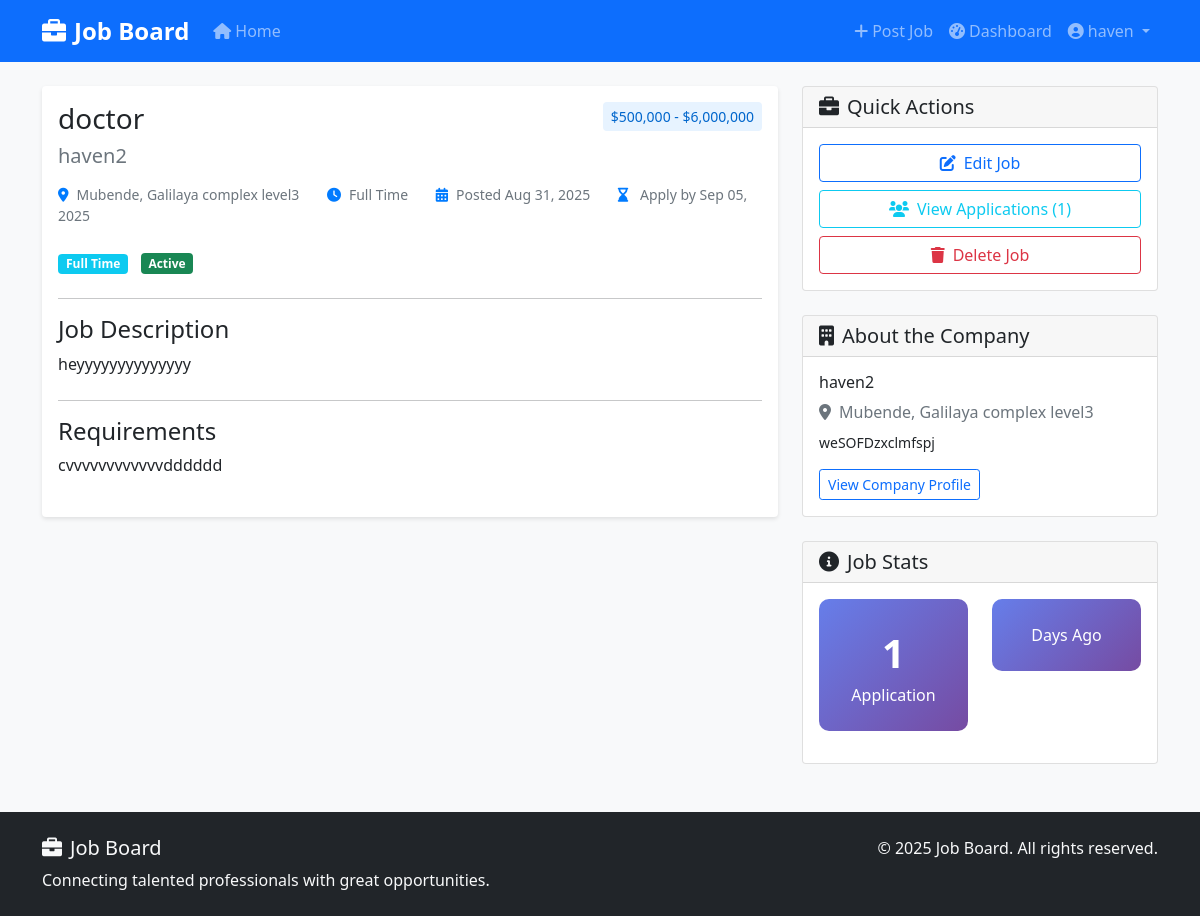
The app's page /job/2/ (signed in) with its own data.
### jobs/models.py (models this page shows, shortened)
class Job(models.Model):
    employer = models.ForeignKey(User, on_delete=models.CASCADE, related_name='jobs')
    title = models.CharField(max_length=200)
    company_name = models.CharField(max_length=200)
    description = models.TextField()
    requirements = models.TextField()
    location = models.CharField(max_length=200)
    salary_min = models.DecimalField(max_digits=10, decimal_places=2, blank=True, null=True)
    salary_max = models.DecimalField(max_digits=10, decimal_places=2, blank=True, null=True)
    job_type = models.CharField(max_length=20, choices=JOB_TYPE_CHOICES, default='full_time')
    is_active = models.BooleanField(default=True)
    created_at = models.DateTimeField(auto_now_add=True)
    updated_at = models.DateTimeField(auto_now=True)
    deadline = models.DateTimeField(blank=True, null=True)
    class Meta:
        ordering = ['-created_at']
    def get_salary_range(self):
        if self.salary_min and self.salary_max:
            return f"${self.salary_min:,.0f} - ${self.salary_max:,.0f}"
        elif self.salary_min:
            return f"From ${self.salary_min:,.0f}"
        elif self.salary_max:
            return f"Up to ${self.salary_max:,.0f}"
        return "Salary not specified"
    def is_deadline_passed(self):
        if self.deadline:
            return timezone.now() > self.deadline
        return False
    def applications_count(self):
        return self.applications.count()

### accounts/models.py (models this page shows, shortened)
class EmployerProfile(models.Model):
    user = models.OneToOneField(User, on_delete=models.CASCADE)
    company_name = models.CharField(max_length=200)
    company_description = models.TextField()
    location = models.CharField(max_length=200)
    website = models.URLField(blank=True, null=True)
    contact_email = models.EmailField()
    phone_number = models.CharField(max_length=20, blank=True, null=True)
    logo = models.ImageField(upload_to='company_logos/', blank=True, null=True)
    created_at = models.DateTimeField(auto_now_add=True)
    updated_at = models.DateTimeField(auto_now=True)

### jobs/views.py (the view)
# urls.py: path('job/<int:pk>/', views.job_detail, name='job_detail'),
def job_detail(request, pk):
    job = get_object_or_404(Job, pk=pk, is_active=True)
    user_has_applied = False
    if request.user.is_authenticated:
        user_has_applied = Application.objects.filter(
            job=job,
            applicant=request.user
        ).exists()
    context = {
        'job': job,
        'user_has_applied': user_has_applied,
    }
    return render(request, 'jobs/job_detail.html', context)

### templates/jobs/job_detail.html (shortened to what this page needs)
{% extends 'base.html' %}
{% block content %}
<div class="row">
    <div class="col-lg-8">
        <div class="card job-card mb-4">
            <div class="card-body">
                <div class="d-flex justify-content-between align-items-start mb-3">
                    <div>
                        <h1 class="h3 mb-2">{{ job.title }}</h1>
                        <h2 class="h5 company-name mb-0">{{ job.company_name }}</h2>
                    </div>
                    {% if job.salary_min or job.salary_max %}
                        <div class="salary-range">
                            {{ job.get_salary_range }}
                        </div>
                    {% endif %}
                </div>
                <div class="job-meta mb-4">
                    <span class="me-4">
                        <i class="fas fa-map-marker-alt"></i>{{ job.location }}
                    </span>
                    <span class="me-4">
                        <i class="fas fa-clock"></i>{{ job.get_job_type_display }}
                    </span>
                    <span class="me-4">
                        <i class="fas fa-calendar-alt"></i>Posted {{ job.created_at|date:"M d, Y" }}
                    </span>
                    {% if job.deadline %}
                        <span class="me-4 {% if job.is_deadline_passed %}text-danger{% endif %}">
                            <i class="fas fa-hourglass-end"></i>
                            {% if job.is_deadline_passed %}
                                Deadline passed ({{ job.deadline|date:"M d, Y" }})
                            {% else %}
                                Apply by {{ job.deadline|date:"M d, Y" }}
                            {% endif %}
                        </span>
                    {% endif %}
                </div>
                <div class="mb-4">
                    <span class="badge bg-info job-type-badge me-2">
                        {{ job.get_job_type_display }}
                    </span>
                    {% if job.is_active %}
                        <span class="badge bg-success">Active</span>
                    {% else %}
                        <span class="badge bg-secondary">Inactive</span>
                    {% endif %}
                </div>
                <hr>
                <div class="mb-4">
                    <h4>Job Description</h4>
                    <div class="text-break">
                        {{ job.description|linebreaks }}
                    </div>
                </div>
                <hr>
                <div class="mb-4">
                    <h4>Requirements</h4>
                    <div class="text-break">
                        {{ job.requirements|linebreaks }}
                    </div>
                </div>
            </div>
        </div>
    </div>
    <div class="col-lg-4">
        <div class="card mb-4">
            <div class="card-header">
                <h5 class="mb-0"><i class="fas fa-briefcase me-2"></i>Quick Actions</h5>
            </div>
            <div class="card-body">
                {% if user.is_authenticated %}
                    {% if job.employer == user %}
                        <div class="d-grid gap-2">
                            <a href="{% url 'edit_job' job.pk %}" class="btn btn-outline-primary">
                                <i class="fas fa-edit me-2"></i>Edit Job
                            </a>
                            <a href="{% url 'job_applications' job.pk %}" class="btn btn-outline-info">
                                <i class="fas fa-users me-2"></i>View Applications ({{ job.applications_count }})
                            </a>
                            <a href="{% url 'delete_job' job.pk %}" class="btn btn-outline-danger">
                                <i class="fas fa-trash me-2"></i>Delete Job
                            </a>
                        </div>
                    {% else %}
                        <div class="alert alert-info">
                            Only job seekers can apply for jobs. <a href="{% url 'create_job_seeker_profile' %}">Create a job seeker profile</a> to apply.
                        </div>
                    {% endif %}
                {% else %}
                    <div class="alert alert-info">
                        <a href="{% url 'login' %}">Sign in</a> or <a href="{% url 'register' %}">create an account</a> to apply for this job.
                    </div>
                {% endif %}
            </div>
        </div>
        <div class="card mb-4">
            <div class="card-header">
                <h5 class="mb-0"><i class="fas fa-building me-2"></i>About the Company</h5>
            </div>
            <div class="card-body">
                <h6>{{ job.company_name }}</h6>
                <p class="text-muted mb-2">
                    <i class="fas fa-map-marker-alt me-2"></i>{{ job.location }}
                </p>
                {% if job.employer.employerprofile %}
                    <p class="small">{{ job.employer.employerprofile.company_description|truncatewords:20 }}</p>
                    <a href="{% url 'employer_profile_detail' job.employer.employerprofile.pk %}" class="btn btn-sm btn-outline-primary">
                        View Company Profile
                    </a>
                {% endif %}
            </div>
        </div>
        <div class="card">
            <div class="card-header">
                <h5 class="mb-0"><i class="fas fa-info-circle me-2"></i>Job Stats</h5>
            </div>
            <div class="card-body">
                <div class="row text-center">
                    <div class="col-6">
                        <div class="stat-card bg-primary text-white">
                            <div class="stat-number">{{ job.applications_count }}</div>
                            <div>Application{{ job.applications_count|pluralize }}</div>
                        </div>
                    </div>
                    <div class="col-6">
                        <div class="stat-card bg-info text-white">
                            <div>Days Ago</div>
                        </div>
                    </div>
                </div>
            </div>
        </div>
    </div>
</div>
{% endblock %}

### templates/base.html (shortened to what this page needs)
<!DOCTYPE html>
<html lang="en">
<head>
    <link href="https://cdn.jsdelivr.net/npm/bootstrap@5.1.3/dist/css/bootstrap.min.css" rel="stylesheet">
    <link rel="stylesheet" href="https://cdnjs.cloudflare.com/ajax/libs/font-awesome/6.0.0/css/all.min.css">
    {% load static %}
    <link rel="stylesheet" href="{% static 'css/style.css' %}">
</head>
<body>
    <nav class="navbar navbar-expand-lg navbar-dark bg-primary">
        <div class="container">
            <a class="navbar-brand fw-bold" href="{% url 'home' %}">
                <i class="fas fa-briefcase me-2"></i>Job Board
            </a>
            <div class="collapse navbar-collapse" id="navbarNav">
                <ul class="navbar-nav me-auto">
                    <li class="nav-item">
                        <a class="nav-link" href="{% url 'home' %}">
                            <i class="fas fa-home me-1"></i>Home
                        </a>
                    </li>
                </ul>
                <ul class="navbar-nav">
                    {% if user.is_authenticated %}
                        {% if user.userprofile.role == 'employer' %}
                            <li class="nav-item">
                                <a class="nav-link" href="{% url 'create_job' %}">
                                    <i class="fas fa-plus me-1"></i>Post Job
                                </a>
                            </li>
                            <li class="nav-item">
                                <a class="nav-link" href="{% url 'employer_dashboard' %}">
                                    <i class="fas fa-tachometer-alt me-1"></i>Dashboard
                                </a>
                            </li>
                        {% endif %}
                        <li class="nav-item dropdown">
                            <a class="nav-link dropdown-toggle" href="#" id="navbarDropdown" role="button" data-bs-toggle="dropdown">
                                <i class="fas fa-user-circle me-1"></i>{{ user.username }}
                            </a>
                        </li>
                    {% endif %}
                </ul>
            </div>
        </div>
    </nav>
    <main class="container mt-4">
        {% block content %}{% endblock %}
    </main>
    <footer class="bg-dark text-light py-4 mt-5">
        <div class="container">
            <div class="row">
                <div class="col-md-6">
                    <h5><i class="fas fa-briefcase me-2"></i>Job Board</h5>
                    <p class="mb-0">Connecting talented professionals with great opportunities.</p>
                </div>
                <div class="col-md-6 text-md-end">
                    <p class="mb-0">&copy; {% now "Y" %} Job Board. All rights reserved.</p>
                </div>
            </div>
        </div>
    </footer>
</body>
</html>

### static/css/style.css (style rules this page uses)
body { font-family: 'Segoe UI', Tahoma, Geneva, Verdana, sans-serif; background-color: #f8f9fa; }
.navbar-brand { font-size: 1.5rem; }
.job-card { border: none; box-shadow: 0 2px 4px rgba(0,0,0,0.1); transition: transform 0.2s ease, box-shadow 0.2s ease; margin-bottom: 1rem; }
.company-name { color: #6c757d; font-weight: 500; }
.salary-range { background-color: #e7f3ff; color: #0066cc; padding: 0.25rem 0.5rem; border-radius: 0.25rem; font-size: 0.875rem; font-weight: 500; }
.job-type-badge { font-size: 0.75rem; padding: 0.25rem 0.5rem; }
.stat-card { background: linear-gradient(135deg, #667eea 0%, #764ba2 100%); color: white; border-radius: 10px; padding: 1.5rem; margin-bottom: 1rem; }
.stat-number { font-size: 2.5rem; font-weight: bold; }
.job-meta { font-size: 0.875rem; color: #6c757d; }
.job-meta i { color: #007bff; margin-right: 0.5rem; }

### records on screen
Job: title "doctor", company_name "haven2", get_salary_range "$500,000 - $6,000,000", location "Mubende, Galilaya complex level3", job_type "Full Time", created_at "Aug 31, 2025", deadline "Sep 05, 2025", description "heyyyyyyyyyyyyyy", requirements "cvvvvvvvvvvvvdddddd", applications_count "1", employer.employerprofile.company_description "weSOFDzxclmfspj"

### other values on screen
{{ user.username }} "haven"
